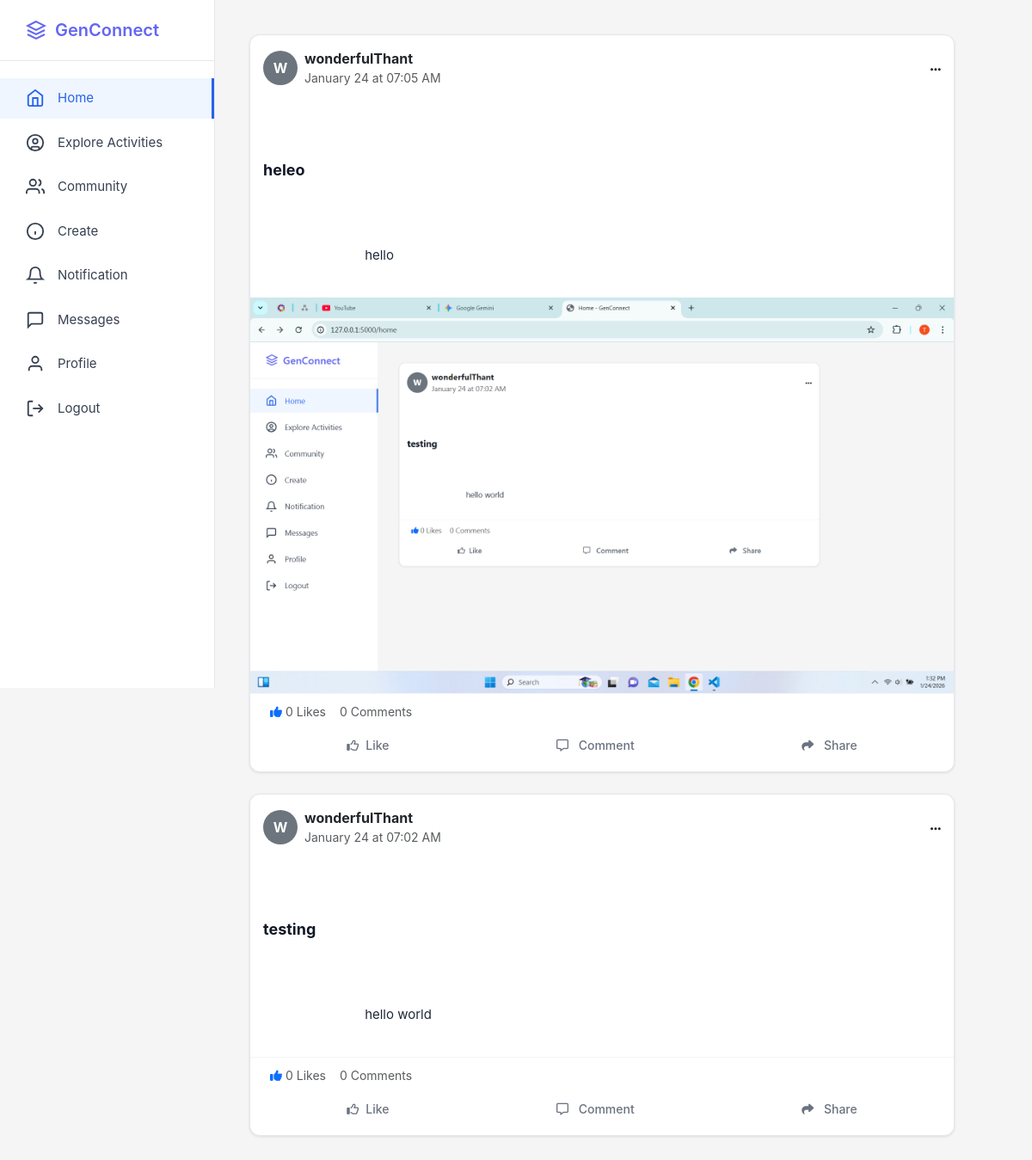
Page /home (signed in) on the committed database.
### app.py (models this page shows, shortened)
class Post(db.Model):
    __tablename__ = 'posts'
    id = db.Column(db.Integer, primary_key=True)
    title = db.Column(db.String(200), nullable=True)
    content = db.Column(db.Text, nullable=False)
    created_at = db.Column(db.DateTime, nullable=False, default=datetime.utcnow)
    user_id = db.Column(db.Integer, db.ForeignKey('users.id'), nullable=False)
    media_file = db.Column(db.String(255), nullable=True)
    media_type = db.Column(db.String(10), nullable=True) # 'image' or 'video'
    comments = db.relationship('Comment', backref='post', lazy=True, cascade="all, delete-orphan")
    likes = db.relationship('Like', backref='post', lazy=True, cascade="all, delete-orphan")
    def user_has_liked(self, user_id):
        return Like.query.filter_by(user_id=user_id, post_id=self.id).first() is not None

class User(db.Model):
    __tablename__ = 'users'
    id = db.Column(db.Integer, primary_key=True)
    username = db.Column(db.String(80), unique=True, nullable=False)
    email = db.Column(db.String(120), unique=True, nullable=False)
    fullname = db.Column(db.String(100), nullable=True)
    password_hash = db.Column(db.String(255), nullable=False)
    bio = db.Column(db.Text, nullable=True)
    interests = db.Column(db.String(255), nullable=True)
    profile_picture = db.Column(db.String(255), default='default.jpg')
    banner_image = db.Column(db.String(255), default='default_banner.jpg')
    member_type = db.Column(db.String(50), default='Youth Member')
    created_at = db.Column(db.DateTime, default=datetime.utcnow)
    posts = db.relationship('Post', backref='author', lazy=True, cascade='all, delete-orphan')
    comments = db.relationship('Comment', backref='author', lazy=True, cascade='all, delete-orphan')
    likes = db.relationship('Like', backref='user', lazy=True, cascade='all, delete-orphan')
    community_memberships = db.relationship('CommunityMember', backref='user', lazy=True, cascade='all, delete-orphan')
    sent_messages = db.relationship('Message', foreign_keys='Message.sender_id', backref='sender', lazy='dynamic', cascade='all, delete-orphan')
    received_messages = db.relationship('Message', foreign_keys='Message.receiver_id', backref='receiver', lazy='dynamic', cascade='all, delete-orphan')
    contacts_initiated = db.relationship('Contact', foreign_keys='Contact.user_id', backref='user', lazy='dynamic', cascade='all, delete-orphan')
    contacts_received = db.relationship('Contact', foreign_keys='Contact.contact_user_id', backref='contact_user', lazy='dynamic', cascade='all, delete-orphan')
    followers = db.relationship('Follow', foreign_keys='Follow.followed_id', backref='followed_user', lazy='dynamic', cascade='all, delete-orphan')
    following = db.relationship('Follow', foreign_keys='Follow.follower_id', backref='follower_user', lazy='dynamic', cascade='all, delete-orphan')

### app.py (the view)
@app.route('/home')
def home():
    if 'user_id' not in session: return redirect(url_for('login'))
    current_user = User.query.get(session['user_id'])
    if not current_user:
        session.clear()
        return redirect(url_for('login'))
    posts = Post.query.order_by(Post.created_at.desc()).all()
    return render_template('home.html', posts=posts, current_user=current_user)

### templates/home.html (shortened to what this page needs)
{% extends "base.html" %}
{% block extra_css %}
<link rel="stylesheet" href="https://cdnjs.cloudflare.com/ajax/libs/font-awesome/6.4.0/css/all.min.css">
{% endblock %}
{% block content %}
<div class="container">
    <aside class="sidebar">
        <div class="sidebar-logo">
            <a href="/" class="logo">
                <svg width="24" height="24" viewBox="0 0 24 24" fill="none" stroke="currentColor" stroke-width="2">
                    <path d="M12 2L2 7l10 5 10-5-10-5z"/>
                    <path d="M2 17l10 5 10-5"/>
                    <path d="M2 12l10 5 10-5"/>
                </svg>
                <span>GenConnect</span>
            </a>
        </div>
        <ul class="sidebar-nav">
            <li>
                <a href="{{ url_for('home') }}" class="active">
                    <svg width="24" height="24" viewBox="0 0 24 24" fill="none" stroke="currentColor" stroke-width="2">
                        <path d="m3 9 9-7 9 7v11a2 2 0 0 1-2 2H5a2 2 0 0 1-2-2z"/>
                        <polyline points="9 22 9 12 15 12 15 22"/>
                    </svg>
                    <span>Home</span>
                </a>
            </li>
            <li>
                <a href="#">
                    <svg width="24" height="24" viewBox="0 0 24 24" fill="none" stroke="currentColor" stroke-width="2">
                        <circle cx="12" cy="12" r="10"/>
                        <circle cx="12" cy="10" r="3"/>
                        <path d="M7 20.662V19a2 2 0 0 1 2-2h6a2 2 0 0 1 2 2v1.662"/>
                    </svg>
                    <span>Explore Activities</span>
                </a>
            </li>
            <li>
                <a href="#">
                    <svg width="24" height="24" viewBox="0 0 24 24" fill="none" stroke="currentColor" stroke-width="2">
                        <path d="M17 21v-2a4 4 0 0 0-4-4H5a4 4 0 0 0-4 4v2"/>
                        <circle cx="9" cy="7" r="4"/>
                        <path d="M23 21v-2a4 4 0 0 0-3-3.87"/>
                        <path d="M16 3.13a4 4 0 0 1 0 7.75"/>
                    </svg>
                    <span>Community</span>
                </a>
            </li>
            <li>
                <a href="{{ url_for('create_post') }}">
                    <svg width="24" height="24" viewBox="0 0 24 24" fill="none" stroke="currentColor" stroke-width="2">
                        <circle cx="12" cy="12" r="10"/>
                        <line x1="12" y1="16" x2="12" y2="12"/>
                        <line x1="12" y1="8" x2="12.01" y2="8"/>
                    </svg>
                    <span>Create</span>
                </a>
            </li>
            <li>
                <a href="/notifications">
                    <svg width="24" height="24" viewBox="0 0 24 24" fill="none" stroke="currentColor" stroke-width="2">
                        <path d="M18 8A6 6 0 0 0 6 8c0 7-3 9-3 9h18s-3-2-3-9"/>
                        <path d="M13.73 21a2 2 0 0 1-3.46 0"/>
                    </svg>
                    <span>Notification</span>
                </a>
            </li>
            <li>
                <a href="{{ url_for('messages') }}">
                    <svg width="24" height="24" viewBox="0 0 24 24" fill="none" stroke="currentColor" stroke-width="2">
                        <path d="M21 15a2 2 0 0 1-2 2H7l-4 4V5a2 2 0 0 1 2-2h14a2 2 0 0 1 2 2z"/>
                    </svg>
                    <span>Messages</span>
                </a>
            </li>
            <li>
                <a href="{{ url_for('profile') }}">
                    <svg width="24" height="24" viewBox="0 0 24 24" fill="none" stroke="currentColor" stroke-width="2">
                        <path d="M20 21v-2a4 4 0 0 0-4-4H8a4 4 0 0 0-4 4v2"/>
                        <circle cx="12" cy="7" r="4"/>
                    </svg>
                    <span>Profile</span>
                </a>
            </li>
            <li>
                <a href="{{ url_for('logout') }}">
                    <svg width="24" height="24" viewBox="0 0 24 24" fill="none" stroke="currentColor" stroke-width="2">
                        <path d="M9 21H5a2 2 0 0 1-2-2V5a2 2 0 0 1 2-2h4"/>
                        <polyline points="16 17 21 12 16 7"/>
                        <line x1="21" y1="12" x2="9" y2="12"/>
                    </svg>
                    <span>Logout</span>
                </a>
            </li>
        </ul>
    </aside>
    <main class="main-feed">
        <div class="feed-posts">
            {% if posts %}
                {% for post in posts %}
                <div class="post">
                    <div class="post-header">
                        <div class="d-flex align-items-center gap-2">
                            <div class="rounded-circle bg-secondary text-white d-flex justify-content-center align-items-center" style="width: 40px; height: 40px; font-weight: bold;">
                                {{ post.author.username[0] | upper }}
                            </div>
                            <div>
                                <div class="fw-bold text-dark">{{ post.author.username }}</div>
                                <div class="text-muted small">{{ post.created_at.strftime('%B %d at %I:%M %p') }}</div>
                            </div>
                        </div>
                        <div class="dropdown">
                            <button class="btn btn-link text-dark text-decoration-none p-0" type="button" data-bs-toggle="dropdown">
                                <i class="fas fa-ellipsis-h"></i>
                            </button>
                        </div>
                    </div>
                    <a href="{{ url_for('post_details', post_id=post.id) }}" class="text-decoration-none text-dark">
                        <div class="post-content">
                            {% if post.title %}
                                <div class="post-title">{{ post.title }}</div>
                            {% endif %}
                            {{ post.content }}
                        </div>
                        {% if post.media_file %}
                            <div class="post-media">
                                {% if post.media_type == 'video' %}
                                    <video src="{{ url_for('uploaded_file', filename=post.media_file) }}" controls></video>
                                {% else %}
                                    <img src="{{ url_for('uploaded_file', filename=post.media_file) }}" alt="Post content">
                                {% endif %}
                            </div>
                        {% endif %}
                    </a>
                    <div class="post-footer">
                        <div class="d-flex align-items-center gap-3 px-2 mb-2 small text-muted">
                            <span><i class="fas fa-thumbs-up text-primary"></i> {{ post.likes|length }} Likes</span>
                            <span>{{ post.comments|length }} Comments</span>
                        </div>
                        <div class="d-flex justify-content-around">
                            <a href="{{ url_for('like_post', post_id=post.id) }}" class="btn btn-light flex-grow-1">
                                {% if post.user_has_liked(current_user.id) %}
                                    <i class="fas fa-thumbs-up text-primary me-2"></i><span class="text-primary">Like</span>
                                {% else %}
                                    <i class="far fa-thumbs-up me-2"></i>Like
                                {% endif %}
                            </a>
                            <a href="{{ url_for('post_details', post_id=post.id) }}" class="btn btn-light flex-grow-1">
                                <i class="far fa-comment-alt me-2"></i> Comment
                            </a>
                            <button class="btn btn-light flex-grow-1">
                                <i class="fas fa-share me-2"></i> Share
                            </button>
                        </div>
                    </div>
                </div>
                {% endfor %}
            {% endif %}
        </div>
    </main>
</div>
{% endblock %}

### templates/base.html (shortened to what this page needs)
<!DOCTYPE html>
<html lang="en">
<head>
    <link href="https://cdn.jsdelivr.net/npm/bootstrap@5.3.0/dist/css/bootstrap.min.css" rel="stylesheet">
    {% block extra_css %}{% endblock %}
</head>
<body>
    {% block content %}{% endblock %}
</body>
</html>

### templates/base.html (style rules this page uses)
* { margin: 0; padding: 0; box-sizing: border-box; }
body { font-family: -apple-system, BlinkMacSystemFont, 'Segoe UI', Roboto, Oxygen, Ubuntu, Cantarell, sans-serif; background-color: #f5f5f5; color: #333; }
.logo { display: flex; align-items: center; gap: 10px; font-size: 20px; font-weight: 600; color: #6366f1; text-decoration: none; }
.logo svg { width: 24px; height: 24px; }
.btn { padding: 10px 20px; border-radius: 8px; border: none; cursor: pointer; font-size: 14px; font-weight: 500; text-decoration: none; display: inline-block; transition: all 0.2s; }
.sidebar { position: fixed; left: 0; top: 60px; width: 250px; height: calc(100vh - 60px); background-color: white; border-right: 1px solid #e0e0e0; padding: 20px 0; }
.sidebar-nav { list-style: none; }
.sidebar-nav li { margin: 5px 0; }
.sidebar-nav a { display: flex; align-items: center; gap: 15px; padding: 12px 30px; text-decoration: none; color: #333; transition: background-color 0.2s; }
.sidebar-nav a.active { background-color: #eff6ff; color: #2563eb; border-right: 3px solid #2563eb; }
.sidebar-nav svg { width: 22px; height: 22px; }

### templates/home.html (style rules this page uses)
.container { display: flex; min-height: 100vh; max-width: 100%; padding: 0; }
.sidebar { position: fixed; left: 0; top: 0; width: 250px; height: 100vh; background-color: white; border-right: 1px solid #e5e7eb; padding: 20px 0; z-index: 100; }
.sidebar-logo { padding: 0 30px 20px; border-bottom: 1px solid #e5e7eb; margin-bottom: 20px; }
.logo { display: flex; align-items: center; gap: 10px; font-size: 20px; font-weight: 600; color: #6366f1; text-decoration: none; }
.sidebar-nav { list-style: none; padding: 0; margin: 0; }
.sidebar-nav li { margin: 5px 0; }
.sidebar-nav a { display: flex; align-items: center; gap: 15px; padding: 12px 30px; text-decoration: none; color: #374151; transition: all 0.2s; font-size: 15px; }
.sidebar-nav a.active { background-color: #eff6ff; color: #2563eb; border-right: 3px solid #2563eb; }
.main-feed { margin-left: 250px; flex: 1; padding: 40px; max-width: 900px; margin-right: auto; }
.post { background: white; border-radius: 12px; box-shadow: 0 1px 3px rgba(0, 0, 0, 0.1); margin-bottom: 25px; border: 1px solid #e5e7eb; overflow: hidden; }
.post-header { padding: 15px; display: flex; justify-content: space-between; align-items: center; }
.post-title { font-size: 18px; font-weight: 700; color: #111827; margin-bottom: 8px; text-align: left; }
.post-content { padding: 0 15px 15px 15px; font-size: 15px; line-height: 1.5; color: #1f2937; white-space: pre-wrap; text-align: left; }
.post-media { background-color: #000; display: flex; justify-content: center; align-items: center; }
.post-media img, .post-media video { max-height: 600px; width: 100%; object-fit: contain; }
.post-footer { padding: 10px 15px; border-top: 1px solid #f3f4f6; }
.btn-light { background: transparent; border: none; color: #6b7280; transition: color 0.2s; }

### rows in the picture
Post: author "W", author.username "wonderfulThant", created_at "January 24 at 07:05 AM", title "heleo", content "hello", media_file (picture), likes|length "0", comments|length "0", shows "Like"
Post: author "W", author.username "wonderfulThant", created_at "January 24 at 07:02 AM", title "testing", content "hello world", likes|length "0", comments|length "0", shows "Like"
